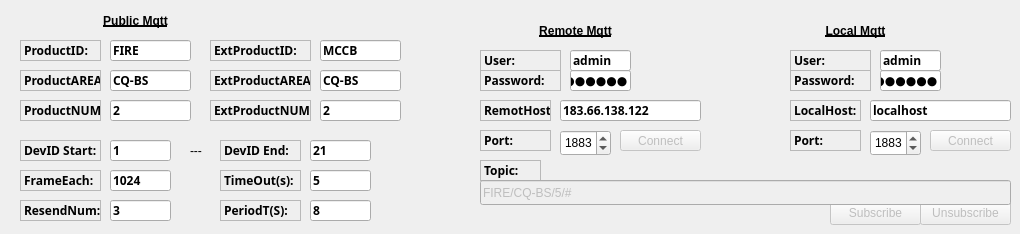
    <widget class="QWidget" name="tab_2">
     <attribute name="title">
      <string>MqttConfig</string>
     </attribute>
     <widget class="QLineEdit" name="lineEditHost_local">
      <property name="geometry">
       <rect>
        <x>870</x>
        <y>100</y>
        <width>141</width>
        <height>21</height>
       </rect>
      </property>
      <property name="font">
       <font>
        <family>Ubuntu Mono</family>
        <weight>75</weight>
        <bold>true</bold>
       </font>
      </property>
      <property name="text">
       <string>localhost</string>
      </property>
     </widget>
     <widget class="QPushButton" name="buttonConnect">
      <property name="enabled">
       <bool>false</bool>
      </property>
      <property name="geometry">
       <rect>
        <x>620</x>
        <y>130</y>
        <width>81</width>
        <height>21</height>
       </rect>
      </property>
      <property name="styleSheet">
       <string notr="true"/>
      </property>
      <property name="text">
       <string>Connect</string>
      </property>
      <property name="autoDefault">
       <bool>false</bool>
      </property>
      <property name="default">
       <bool>false</bool>
      </property>
      <property name="flat">
       <bool>false</bool>
      </property>
     </widget>
     <widget class="QLabel" name="label_11">
      <property name="geometry">
       <rect>
        <x>790</x>
        <y>130</y>
        <width>71</width>
        <height>21</height>
       </rect>
      </property>
      <property name="font">
       <font>
        <family>Ubuntu Mono</family>
        <weight>75</weight>
        <bold>true</bold>
       </font>
      </property>
      <property name="frameShape">
       <enum>QFrame::StyledPanel</enum>
      </property>
      <property name="frameShadow">
       <enum>QFrame::Sunken</enum>
      </property>
      <property name="lineWidth">
       <number>2</number>
      </property>
      <property name="text">
       <string>Port:</string>
      </property>
     </widget>
     <widget class="QLineEdit" name="lineEditHost">
      <property name="geometry">
       <rect>
        <x>560</x>
        <y>100</y>
        <width>141</width>
        <height>21</height>
       </rect>
      </property>
      <property name="font">
       <font>
        <family>Ubuntu Mono</family>
        <weight>75</weight>
        <bold>true</bold>
       </font>
      </property>
      <property name="text">
       <string>183.66.138.122</string>
      </property>
     </widget>
     <widget class="QPushButton" name="buttonConnect_local">
      <property name="enabled">
       <bool>false</bool>
      </property>
      <property name="geometry">
       <rect>
        <x>930</x>
        <y>130</y>
        <width>81</width>
        <height>21</height>
       </rect>
      </property>
      <property name="styleSheet">
       <string notr="true"/>
      </property>
      <property name="text">
       <string>Connect</string>
      </property>
      <property name="autoDefault">
       <bool>false</bool>
      </property>
      <property name="default">
       <bool>false</bool>
      </property>
      <property name="flat">
       <bool>false</bool>
      </property>
     </widget>
     <widget class="QSpinBox" name="spinBoxPort_Remote">
      <property name="geometry">
       <rect>
        <x>560</x>
        <y>130</y>
        <width>51</width>
        <height>26</height>
       </rect>
      </property>
      <property name="maximum">
       <number>9999</number>
      </property>
      <property name="value">
       <number>1883</number>
      </property>
     </widget>
     <widget class="QSpinBox" name="spinBoxPort_local">
      <property name="geometry">
       <rect>
        <x>870</x>
        <y>130</y>
        <width>51</width>
        <height>26</height>
       </rect>
      </property>
      <property name="maximum">
       <number>9999</number>
      </property>
      <property name="value">
       <number>1883</number>
      </property>
     </widget>
     <widget class="QLabel" name="label_3">
      <property name="geometry">
       <rect>
        <x>480</x>
        <y>100</y>
        <width>71</width>
        <height>21</height>
       </rect>
      </property>
      <property name="font">
       <font>
        <family>Ubuntu Mono</family>
        <weight>75</weight>
        <bold>true</bold>
       </font>
      </property>
      <property name="frameShape">
       <enum>QFrame::StyledPanel</enum>
      </property>
      <property name="frameShadow">
       <enum>QFrame::Sunken</enum>
      </property>
      <property name="text">
       <string>RemotHost:</string>
      </property>
     </widget>
     <widget class="QLabel" name="label_5">
      <property name="geometry">
       <rect>
        <x>480</x>
        <y>130</y>
        <width>71</width>
        <height>21</height>
       </rect>
      </property>
      <property name="font">
       <font>
        <family>Ubuntu Mono</family>
        <weight>75</weight>
        <bold>true</bold>
       </font>
      </property>
      <property name="frameShape">
       <enum>QFrame::StyledPanel</enum>
      </property>
      <property name="frameShadow">
       <enum>QFrame::Sunken</enum>
      </property>
      <property name="lineWidth">
       <number>2</number>
      </property>
      <property name="text">
       <string>Port:</string>
      </property>
     </widget>
     <widget class="QLabel" name="label_6">
      <property name="geometry">
       <rect>
        <x>790</x>
        <y>100</y>
        <width>71</width>
        <height>21</height>
       </rect>
      </property>
      <property name="font">
       <font>
        <family>Ubuntu Mono</family>
        <weight>75</weight>
        <bold>true</bold>
       </font>
      </property>
      <property name="frameShape">
       <enum>QFrame::StyledPanel</enum>
      </property>
      <property name="frameShadow">
       <enum>QFrame::Sunken</enum>
      </property>
      <property name="text">
       <string>LocalHost:</string>
      </property>
     </widget>
     <widget class="QPushButton" name="buttonUnsubscribe">
      <property name="enabled">
       <bool>false</bool>
      </property>
      <property name="geometry">
       <rect>
        <x>920</x>
        <y>200</y>
        <width>91</width>
        <height>25</height>
       </rect>
      </property>
      <property name="styleSheet">
       <string notr="true"/>
      </property>
      <property name="text">
       <string>Unsubscribe</string>
      </property>
      <property name="autoDefault">
       <bool>false</bool>
      </property>
      <property name="default">
       <bool>false</bool>
      </property>
      <property name="flat">
       <bool>false</bool>
      </property>
     </widget>
     <widget class="QLabel" name="label_9">
      <property name="geometry">
       <rect>
        <x>480</x>
        <y>160</y>
        <width>61</width>
        <height>21</height>
       </rect>
      </property>
      <property name="font">
       <font>
        <family>Ubuntu Mono</family>
        <weight>75</weight>
        <bold>true</bold>
       </font>
      </property>
      <property name="frameShape">
       <enum>QFrame::StyledPanel</enum>
      </property>
      <property name="frameShadow">
       <enum>QFrame::Sunken</enum>
      </property>
      <property name="text">
       <string>Topic:</string>
      </property>
     </widget>
     <widget class="QPushButton" name="buttonSubscribe">
      <property name="enabled">
       <bool>false</bool>
      </property>
      <property name="geometry">
       <rect>
        <x>830</x>
        <y>200</y>
        <width>91</width>
        <height>25</height>
       </rect>
      </property>
      <property name="styleSheet">
       <string notr="true"/>
      </property>
      <property name="text">
       <string>Subscribe</string>
      </property>
      <property name="autoDefault">
       <bool>false</bool>
      </property>
      <property name="default">
       <bool>false</bool>
      </property>
      <property name="flat">
       <bool>false</bool>
      </property>
     </widget>
     <widget class="QLineEdit" name="lineEditTopic">
      <property name="enabled">
       <bool>false</bool>
      </property>
      <property name="geometry">
       <rect>
        <x>480</x>
        <y>180</y>
        <width>531</width>
        <height>25</height>
       </rect>
      </property>
      <property name="text">
       <string>FIRE/CQ-BS/5/#</string>
      </property>
     </widget>
     <widget class="QLineEdit" name="lineEdit_ProductID">
      <property name="geometry">
       <rect>
        <x>110</x>
        <y>40</y>
        <width>81</width>
        <height>21</height>
       </rect>
      </property>
      <property name="font">
       <font>
        <family>Ubuntu Mono</family>
        <weight>75</weight>
        <bold>true</bold>
       </font>
      </property>
      <property name="text">
       <string>FIRE</string>
      </property>
     </widget>
     <widget class="QLabel" name="label_14">
      <property name="geometry">
       <rect>
        <x>20</x>
        <y>40</y>
        <width>81</width>
        <height>21</height>
       </rect>
      </property>
      <property name="font">
       <font>
        <family>Ubuntu Mono</family>
        <weight>75</weight>
        <bold>true</bold>
       </font>
      </property>
      <property name="frameShape">
       <enum>QFrame::StyledPanel</enum>
      </property>
      <property name="frameShadow">
       <enum>QFrame::Sunken</enum>
      </property>
      <property name="text">
       <string>ProductID:</string>
      </property>
     </widget>
     <widget class="QLabel" name="label_26">
      <property name="geometry">
       <rect>
        <x>20</x>
        <y>100</y>
        <width>81</width>
        <height>21</height>
       </rect>
      </property>
      <property name="font">
       <font>
        <family>Ubuntu Mono</family>
        <weight>75</weight>
        <bold>true</bold>
       </font>
      </property>
      <property name="frameShape">
       <enum>QFrame::StyledPanel</enum>
      </property>
      <property name="frameShadow">
       <enum>QFrame::Sunken</enum>
      </property>
      <property name="text">
       <string>ProductNUM:</string>
      </property>
     </widget>
     <widget class="QLineEdit" name="lineEdit_ProductNUM">
      <property name="geometry">
       <rect>
        <x>110</x>
        <y>100</y>
        <width>81</width>
        <height>21</height>
       </rect>
      </property>
      <property name="font">
       <font>
        <family>Ubuntu Mono</family>
        <weight>75</weight>
        <bold>true</bold>
       </font>
      </property>
      <property name="text">
       <string>2</string>
      </property>
     </widget>
     <widget class="QLabel" name="label_27">
      <property name="geometry">
       <rect>
        <x>20</x>
        <y>70</y>
        <width>81</width>
        <height>21</height>
       </rect>
      </property>
      <property name="font">
       <font>
        <family>Ubuntu Mono</family>
        <weight>75</weight>
        <bold>true</bold>
       </font>
      </property>
      <property name="frameShape">
       <enum>QFrame::StyledPanel</enum>
      </property>
      <property name="frameShadow">
       <enum>QFrame::Sunken</enum>
      </property>
      <property name="text">
       <string>ProductAREA:</string>
      </property>
     </widget>
     <widget class="QLineEdit" name="lineEdit_ProductAREA">
      <property name="geometry">
       <rect>
        <x>110</x>
        <y>70</y>
        <width>81</width>
        <height>21</height>
       </rect>
      </property>
      <property name="font">
       <font>
        <family>Ubuntu Mono</family>
        <weight>75</weight>
        <bold>true</bold>
       </font>
      </property>
      <property name="text">
       <string>CQ-BS</string>
      </property>
     </widget>
     <widget class="QLabel" name="label_28">
      <property name="geometry">
       <rect>
        <x>20</x>
        <y>140</y>
        <width>81</width>
        <height>21</height>
       </rect>
      </property>
      <property name="font">
       <font>
        <family>Ubuntu Mono</family>
        <weight>75</weight>
        <bold>true</bold>
       </font>
      </property>
      <property name="frameShape">
       <enum>QFrame::StyledPanel</enum>
      </property>
      <property name="frameShadow">
       <enum>QFrame::Sunken</enum>
      </property>
      <property name="text">
       <string>DevID Start:</string>
      </property>
     </widget>
     <widget class="QLineEdit" name="lineEdit_DevStart">
      <property name="geometry">
       <rect>
        <x>110</x>
        <y>140</y>
        <width>61</width>
        <height>21</height>
       </rect>
      </property>
      <property name="font">
       <font>
        <family>Ubuntu Mono</family>
        <weight>75</weight>
        <bold>true</bold>
       </font>
      </property>
      <property name="text">
       <string>1</string>
      </property>
     </widget>
     <widget class="QLabel" name="label_29">
      <property name="geometry">
       <rect>
        <x>190</x>
        <y>140</y>
        <width>21</width>
        <height>21</height>
       </rect>
      </property>
      <property name="text">
       <string>---</string>
      </property>
     </widget>
     <widget class="QLineEdit" name="lineEdit_DevEnd">
      <property name="geometry">
       <rect>
        <x>310</x>
        <y>140</y>
        <width>61</width>
        <height>21</height>
       </rect>
      </property>
      <property name="font">
       <font>
        <family>Ubuntu Mono</family>
        <weight>75</weight>
        <bold>true</bold>
       </font>
      </property>
      <property name="text">
       <string>21</string>
      </property>
     </widget>
     <widget class="QLabel" name="label_30">
      <property name="geometry">
       <rect>
        <x>220</x>
        <y>140</y>
        <width>81</width>
        <height>21</height>
       </rect>
      </property>
      <property name="font">
       <font>
        <family>Ubuntu Mono</family>
        <weight>75</weight>
        <bold>true</bold>
       </font>
      </property>
      <property name="frameShape">
       <enum>QFrame::StyledPanel</enum>
      </property>
      <property name="frameShadow">
       <enum>QFrame::Sunken</enum>
      </property>
      <property name="text">
       <string>DevID End:</string>
      </property>
     </widget>
     <widget class="QLineEdit" name="lineEdit_FrameEach">
      <property name="geometry">
       <rect>
        <x>110</x>
        <y>170</y>
        <width>61</width>
        <height>21</height>
       </rect>
      </property>
      <property name="font">
       <font>
        <family>Ubuntu Mono</family>
        <weight>75</weight>
        <bold>true</bold>
       </font>
      </property>
      <property name="text">
       <string>1024</string>
      </property>
     </widget>
     <widget class="QLabel" name="label_31">
      <property name="geometry">
       <rect>
        <x>20</x>
        <y>170</y>
        <width>81</width>
        <height>21</height>
       </rect>
      </property>
      <property name="font">
       <font>
        <family>Ubuntu Mono</family>
        <weight>75</weight>
        <bold>true</bold>
       </font>
      </property>
      <property name="frameShape">
       <enum>QFrame::StyledPanel</enum>
      </property>
      <property name="frameShadow">
       <enum>QFrame::Sunken</enum>
      </property>
      <property name="text">
       <string>FrameEach:</string>
      </property>
     </widget>
     <widget class="QLineEdit" name="lineEdit_TimeOut">
      <property name="geometry">
       <rect>
        <x>310</x>
        <y>170</y>
        <width>61</width>
        <height>21</height>
       </rect>
      </property>
      <property name="font">
       <font>
        <family>Ubuntu Mono</family>
        <weight>75</weight>
        <bold>true</bold>
       </font>
      </property>
      <property name="text">
       <string>5</string>
      </property>
     </widget>
     <widget class="QLabel" name="label_32">
      <property name="geometry">
       <rect>
        <x>220</x>
        <y>170</y>
        <width>81</width>
        <height>21</height>
       </rect>
      </property>
      <property name="font">
       <font>
        <family>Ubuntu Mono</family>
        <weight>75</weight>
        <bold>true</bold>
       </font>
      </property>
      <property name="frameShape">
       <enum>QFrame::StyledPanel</enum>
      </property>
      <property name="frameShadow">
       <enum>QFrame::Sunken</enum>
      </property>
      <property name="text">
       <string>TimeOut(s):</string>
      </property>
     </widget>
     <widget class="QLineEdit" name="lineEdit_ResendNum">
      <property name="geometry">
       <rect>
        <x>110</x>
        <y>200</y>
        <width>61</width>
        <height>21</height>
       </rect>
      </property>
      <property name="font">
       <font>
        <family>Ubuntu Mono</family>
        <weight>75</weight>
        <bold>true</bold>
       </font>
      </property>
      <property name="text">
       <string>3</string>
      </property>
     </widget>
     <widget class="QLabel" name="label_33">
      <property name="geometry">
       <rect>
        <x>20</x>
        <y>200</y>
        <width>81</width>
        <height>21</height>
       </rect>
      </property>
      <property name="font">
       <font>
        <family>Ubuntu Mono</family>
        <weight>75</weight>
        <bold>true</bold>
       </font>
      </property>
      <property name="frameShape">
       <enum>QFrame::StyledPanel</enum>
      </property>
      <property name="frameShadow">
       <enum>QFrame::Sunken</enum>
      </property>
      <property name="text">
       <string>ResendNum:</string>
      </property>
     </widget>
     <widget class="QLineEdit" name="lineEdit_PeriodTime">
      <property name="geometry">
       <rect>
        <x>310</x>
        <y>200</y>
        <width>61</width>
        <height>21</height>
       </rect>
      </property>
      <property name="font">
       <font>
        <family>Ubuntu Mono</family>
        <weight>75</weight>
        <bold>true</bold>
       </font>
      </property>
      <property name="text">
       <string>8</string>
      </property>
     </widget>
     <widget class="QLabel" name="label_34">
      <property name="geometry">
       <rect>
        <x>220</x>
        <y>200</y>
        <width>81</width>
        <height>21</height>
       </rect>
      </property>
      <property name="font">
       <font>
        <family>Ubuntu Mono</family>
        <weight>75</weight>
        <bold>true</bold>
       </font>
      </property>
      <property name="frameShape">
       <enum>QFrame::StyledPanel</enum>
      </property>
      <property name="frameShadow">
       <enum>QFrame::Sunken</enum>
      </property>
      <property name="text">
       <string>PeriodT(S):</string>
      </property>
     </widget>
     <widget class="QLabel" name="label_35">
      <property name="geometry">
       <rect>
        <x>480</x>
        <y>50</y>
        <width>81</width>
        <height>21</height>
       </rect>
      </property>
      <property name="font">
       <font>
        <family>Ubuntu Mono</family>
        <weight>75</weight>
        <bold>true</bold>
       </font>
      </property>
      <property name="frameShape">
       <enum>QFrame::StyledPanel</enum>
      </property>
      <property name="frameShadow">
       <enum>QFrame::Sunken</enum>
      </property>
      <property name="text">
       <string>User:</string>
      </property>
     </widget>
     <widget class="QLineEdit" name="lineEdit_RemoteUserN">
      <property name="geometry">
       <rect>
        <x>570</x>
        <y>50</y>
        <width>61</width>
        <height>21</height>
       </rect>
      </property>
      <property name="font">
       <font>
        <family>Ubuntu Mono</family>
        <weight>75</weight>
        <bold>true</bold>
       </font>
      </property>
      <property name="text">
       <string>admin</string>
      </property>
     </widget>
     <widget class="QLineEdit" name="lineEdit_RemotePass">
      <property name="geometry">
       <rect>
        <x>570</x>
        <y>70</y>
        <width>61</width>
        <height>21</height>
       </rect>
      </property>
      <property name="font">
       <font>
        <family>Ubuntu Mono</family>
        <weight>75</weight>
        <bold>true</bold>
       </font>
      </property>
      <property name="text">
       <string>publish</string>
      </property>
      <property name="echoMode">
       <enum>QLineEdit::Password</enum>
      </property>
     </widget>
     <widget class="QLabel" name="label_36">
      <property name="geometry">
       <rect>
        <x>480</x>
        <y>70</y>
        <width>81</width>
        <height>21</height>
       </rect>
      </property>
      <property name="font">
       <font>
        <family>Ubuntu Mono</family>
        <weight>75</weight>
        <bold>true</bold>
       </font>
      </property>
      <property name="frameShape">
       <enum>QFrame::StyledPanel</enum>
      </property>
      <property name="frameShadow">
       <enum>QFrame::Sunken</enum>
      </property>
      <property name="text">
       <string>Password:</string>
      </property>
     </widget>
     <widget class="QLabel" name="label_37">
      <property name="geometry">
       <rect>
        <x>790</x>
        <y>70</y>
        <width>81</width>
        <height>21</height>
       </rect>
      </property>
      <property name="font">
       <font>
        <family>Ubuntu Mono</family>
        <weight>75</weight>
        <bold>true</bold>
       </font>
      </property>
      <property name="frameShape">
       <enum>QFrame::StyledPanel</enum>
      </property>
      <property name="frameShadow">
       <enum>QFrame::Sunken</enum>
      </property>
      <property name="text">
       <string>Password:</string>
      </property>
     </widget>
     <widget class="QLineEdit" name="lineEdit_LocalUserN">
      <property name="geometry">
       <rect>
        <x>880</x>
        <y>50</y>
        <width>61</width>
        <height>21</height>
       </rect>
      </property>
      <property name="font">
       <font>
        <family>Ubuntu Mono</family>
        <weight>75</weight>
        <bold>true</bold>
       </font>
      </property>
      <property name="text">
       <string>admin</string>
      </property>
     </widget>
     <widget class="QLabel" name="label_38">
      <property name="geometry">
       <rect>
        <x>790</x>
        <y>50</y>
        <width>81</width>
        <height>21</height>
       </rect>
      </property>
      <property name="font">
       <font>
        <family>Ubuntu Mono</family>
        <weight>75</weight>
        <bold>true</bold>
       </font>
      </property>
      <property name="frameShape">
       <enum>QFrame::StyledPanel</enum>
      </property>
      <property name="frameShadow">
       <enum>QFrame::Sunken</enum>
      </property>
      <property name="text">
       <string>User:</string>
      </property>
     </widget>
     <widget class="QLineEdit" name="lineEdit_LocalPass">
      <property name="geometry">
       <rect>
        <x>880</x>
        <y>70</y>
        <width>61</width>
        <height>21</height>
       </rect>
      </property>
      <property name="font">
       <font>
        <family>Ubuntu Mono</family>
        <weight>75</weight>
        <bold>true</bold>
       </font>
      </property>
      <property name="text">
       <string>publish</string>
      </property>
      <property name="echoMode">
       <enum>QLineEdit::Password</enum>
      </property>
     </widget>
     <widget class="QLabel" name="label_39">
      <property name="geometry">
       <rect>
        <x>520</x>
        <y>20</y>
        <width>111</width>
        <height>21</height>
       </rect>
      </property>
      <property name="font">
       <font>
        <weight>75</weight>
        <bold>true</bold>
        <underline>true</underline>
        <strikeout>false</strikeout>
       </font>
      </property>
      <property name="text">
       <string>Remote Mqtt</string>
      </property>
      <property name="alignment">
       <set>Qt::AlignCenter</set>
      </property>
     </widget>
     <widget class="QLabel" name="label_40">
      <property name="geometry">
       <rect>
        <x>800</x>
        <y>20</y>
        <width>111</width>
        <height>21</height>
       </rect>
      </property>
      <property name="font">
       <font>
        <weight>75</weight>
        <bold>true</bold>
        <underline>true</underline>
       </font>
      </property>
      <property name="text">
       <string>Local Mqtt</string>
      </property>
      <property name="alignment">
       <set>Qt::AlignCenter</set>
      </property>
     </widget>
     <widget class="QLabel" name="label_41">
      <property name="geometry">
       <rect>
        <x>80</x>
        <y>10</y>
        <width>111</width>
        <height>21</height>
       </rect>
      </property>
      <property name="font">
       <font>
        <weight>75</weight>
        <bold>true</bold>
        <underline>true</underline>
        <strikeout>false</strikeout>
       </font>
      </property>
      <property name="text">
       <string>Public Mqtt</string>
      </property>
      <property name="alignment">
       <set>Qt::AlignCenter</set>
      </property>
     </widget>
     <widget class="QLabel" name="label_45">
      <property name="geometry">
       <rect>
        <x>210</x>
        <y>100</y>
        <width>101</width>
        <height>21</height>
       </rect>
      </property>
      <property name="font">
       <font>
        <family>Ubuntu Mono</family>
        <weight>75</weight>
        <bold>true</bold>
       </font>
      </property>
      <property name="frameShape">
       <enum>QFrame::StyledPanel</enum>
      </property>
      <property name="frameShadow">
       <enum>QFrame::Sunken</enum>
      </property>
      <property name="text">
       <string>ExtProductNUM:</string>
      </property>
     </widget>
     <widget class="QLineEdit" name="lineEdit_ExtProductNUM">
      <property name="geometry">
       <rect>
        <x>320</x>
        <y>100</y>
        <width>81</width>
        <height>21</height>
       </rect>
      </property>
      <property name="font">
       <font>
        <family>Ubuntu Mono</family>
        <weight>75</weight>
        <bold>true</bold>
       </font>
      </property>
      <property name="text">
       <string>2</string>
      </property>
      <property name="dragEnabled">
       <bool>true</bool>
      </property>
     </widget>
     <widget class="QLineEdit" name="lineEdit_ExtProductAREA">
      <property name="geometry">
       <rect>
        <x>320</x>
        <y>70</y>
        <width>81</width>
        <height>21</height>
       </rect>
      </property>
      <property name="font">
       <font>
        <family>Ubuntu Mono</family>
        <weight>75</weight>
        <bold>true</bold>
       </font>
      </property>
      <property name="text">
       <string>CQ-BS</string>
      </property>
     </widget>
     <widget class="QLabel" name="label_46">
      <property name="geometry">
       <rect>
        <x>210</x>
        <y>40</y>
        <width>101</width>
        <height>21</height>
       </rect>
      </property>
      <property name="font">
       <font>
        <family>Ubuntu Mono</family>
        <weight>75</weight>
        <bold>true</bold>
       </font>
      </property>
      <property name="frameShape">
       <enum>QFrame::StyledPanel</enum>
      </property>
      <property name="frameShadow">
       <enum>QFrame::Sunken</enum>
      </property>
      <property name="text">
       <string>ExtProductID:</string>
      </property>
     </widget>
     <widget class="QLineEdit" name="lineEdit_ExtProductID">
      <property name="geometry">
       <rect>
        <x>320</x>
        <y>40</y>
        <width>81</width>
        <height>21</height>
       </rect>
      </property>
      <property name="font">
       <font>
        <family>Ubuntu Mono</family>
        <weight>75</weight>
        <bold>true</bold>
       </font>
      </property>
      <property name="text">
       <string>MCCB</string>
      </property>
     </widget>
     <widget class="QLabel" name="label_47">
      <property name="geometry">
       <rect>
        <x>210</x>
        <y>70</y>
        <width>101</width>
        <height>21</height>
       </rect>
      </property>
      <property name="font">
       <font>
        <family>Ubuntu Mono</family>
        <weight>75</weight>
        <bold>true</bold>
       </font>
      </property>
      <property name="frameShape">
       <enum>QFrame::StyledPanel</enum>
      </property>
      <property name="frameShadow">
       <enum>QFrame::Sunken</enum>
      </property>
      <property name="text">
       <string>ExtProductAREA:</string>
      </property>
     </widget>
    </widget>
